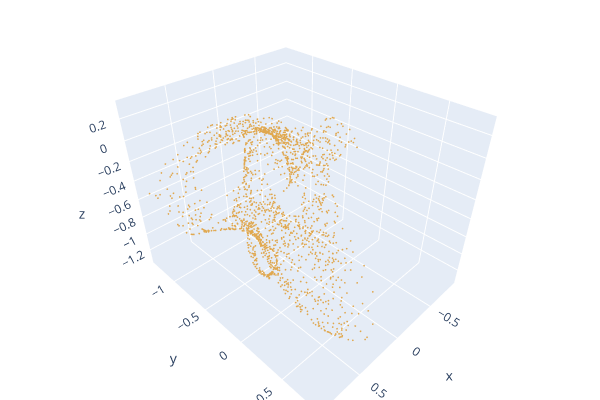
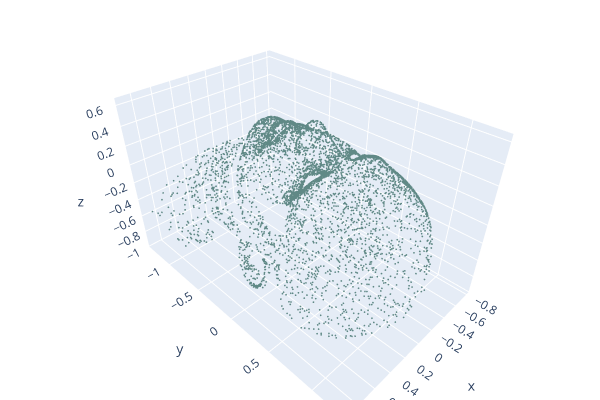
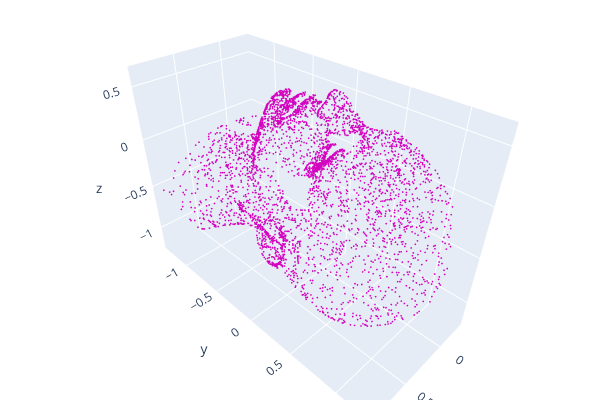

Here is the notebook cell these charts were saved with, in order:
### Code cell
import numpy as np
import open3d as o3d
import copy

# 1. Prepare parameters based on the tutorial logic
# Get the center and diameter of your specific point cloud
pcd_center = recon_gt_pcd.get_center()
diameter = np.linalg.norm(
    np.asarray(recon_gt_pcd.get_max_bound()) - np.asarray(recon_gt_pcd.get_min_bound())
)

# The tutorial suggests radius = diameter * 100
radius = diameter * 100
num_samples = 3
view_samples = []

print(f"Generating {num_samples} samples from random camera views...")

for i in range(num_samples):
    # 2. Define a random camera view point
    # We create a random direction vector and scale it by the diameter
    random_vec = np.random.randn(3)
    random_vec /= np.linalg.norm(random_vec) 
    
    # Place camera at a distance from the center
    camera = pcd_center + (random_vec * diameter)
    
    # 3. Apply Hidden Point Removal (as seen in Open3D tutorial)
    # This approximates visibility from the 'camera' viewpoint
    _, pt_map = recon_gt_pcd.hidden_point_removal(camera, radius)
    
    # 4. Select the visible points
    sample_pcd = recon_gt_pcd.select_by_index(pt_map)
    
    # Paint it a unique color so we can tell them apart
    color = np.random.rand(3)
    sample_pcd.paint_uniform_color(color)
    
    view_samples.append(sample_pcd)
    print(f"Sample {i+1} generated from camera: {camera}")

# 5. Visualize the results using Plotly (Notebook compatible)
# We show them side-by-side by translating them along the X axis
final_visuals = []
spacing = diameter * 1.2

# Assuming 'view_samples' contains the 3 point clouds generated in the previous step

for i, sample in enumerate(view_samples):
    print(f"Rendering Sample {i+1} (View Point {i+1})...")
    
    # We pass the individual sample as a list to draw_plotly
    o3d.visualization.draw_plotly([sample])

print("\nVisualizing the 3 samples side-by-side:")
o3d.visualization.draw_plotly(final_visuals)

### Figure 1 — Plotly figure (JSON) as saved in the notebook; plotly's stock layout.template omitted (floating-point values rounded to 4 significant figures; data arrays with more than 128 entries replaced by an {"elided": "..."} marker saying what was removed)
{"data": [{"marker": {"color": {"elided": "1727x3 float values"}, "size": 1}, "mode": "markers", "type": "scatter3d", "x": {"elided": "1727 float values"}, "y": {"elided": "1727 float values"}, "z": {"elided": "1727 float values"}}], "layout": {"height": 400, "margin": {"b": 0, "l": 0, "r": 0, "t": 0}, "scene": {"camera": {"center": {"x": 0, "y": 0, "z": 0}, "up": {"x": 0, "y": 0, "z": 1}}}, "showlegend": false, "width": 600}}

### Figure 2 — Plotly figure (JSON) as saved in the notebook; plotly's stock layout.template omitted (floating-point values rounded to 4 significant figures; data arrays with more than 128 entries replaced by an {"elided": "..."} marker saying what was removed)
{"data": [{"marker": {"color": {"elided": "4966x3 float values"}, "size": 1}, "mode": "markers", "type": "scatter3d", "x": {"elided": "4966 float values"}, "y": {"elided": "4966 float values"}, "z": {"elided": "4966 float values"}}], "layout": {"height": 400, "margin": {"b": 0, "l": 0, "r": 0, "t": 0}, "scene": {"camera": {"center": {"x": 0, "y": 0, "z": 0}, "up": {"x": 0, "y": 0, "z": 1}}}, "showlegend": false, "width": 600}}

### Figure 3 — Plotly figure (JSON) as saved in the notebook; plotly's stock layout.template omitted (floating-point values rounded to 4 significant figures; data arrays with more than 128 entries replaced by an {"elided": "..."} marker saying what was removed)
{"data": [{"marker": {"color": {"elided": "3816x3 float values"}, "size": 1}, "mode": "markers", "type": "scatter3d", "x": {"elided": "3816 float values"}, "y": {"elided": "3816 float values"}, "z": {"elided": "3816 float values"}}], "layout": {"height": 400, "margin": {"b": 0, "l": 0, "r": 0, "t": 0}, "scene": {"camera": {"center": {"x": 0, "y": 0, "z": 0}, "up": {"x": 0, "y": 0, "z": 1}}}, "showlegend": false, "width": 600}}
